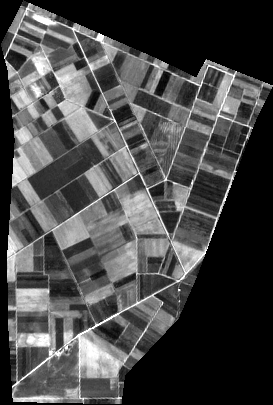
#> input picture crops.png, 273 x 405 px
$ jupyter execute --allow-errors 'Image processing with OpenCV in Python.ipynb'   (older library calls are emulated)
#> lines starting #> are read from the running program, lines starting #| are printed output that depends on the picture
## Chapter 1: Software and packages

[cell 1]
import numpy as np
import cv2
from matplotlib import pyplot as plt
from copy import deepcopy

## Chapter 2: Basic operations on images

[cell 2]
#2.1 Importing, drawing and displaying

[cell 3]
img=cv2.imread("im0.png",1)

#> (a cell that did not finish here is left out)

#> (a cell that did not finish here is left out)

[cell 6]
def wind(image):
    cv2.namedWindow("image",cv2.WINDOW_NORMAL)
    cv2.imshow("image", image)
    cv2.waitKey(0)
    cv2.destroyAllWindows()

[cell 7]
wind(img)

[cell 8]
imgCol=cv2.imread("im0.png",1)

[cell 9]
wind(imgCol)

[cell 10]
imgCol1=deepcopy(imgCol)
circle=cv2.circle(imgCol1,(780,1280),350,(125,50,39),20)
wind(circle)

[cell 11]
imgN1=cv2.imread("double1.png",1)

#> (a cell that did not finish here is left out)

[cell 13]
imgN=deepcopy(imgN1)
def click2circle(event,x,y,flags,param):
    if event==cv2.EVENT_LBUTTONDBLCLK:
        cv2.circle(imgN,(x,y),50,(255,0,0),4)

cv2.namedWindow("differences",cv2.WINDOW_NORMAL)
cv2.setMouseCallback("differences", click2circle)

while True:
    cv2.imshow("differences",imgN)
    a=cv2.waitKey(1)
#> (key Esc is pressed here)
#    print("2 seconds")
    if a==27:
        break
cv2.destroyAllWindows()

[cell 14]
#2.2. Splitting channels, map algebra

[cell 15]
wind(imgCol)

#> (a cell that did not finish here is left out)

[cell 17]
a=1

#> (a cell that did not finish here is left out)

#> (a cell that did not finish here is left out)

#> (a cell that did not finish here is left out)

[cell 21]
#2.3. Resizing, cropping and exporting

#> (a cell that did not finish here is left out)

#> (a cell that did not finish here is left out)

#> (a cell that did not finish here is left out)

#> (a cell that did not finish here is left out)

#> (a cell that did not finish here is left out)

## Chapter 3: Geometric operations on images

[cell 27]
#3.1 Image gradients

[cell 28]
crops=cv2.imread("crops.png",0)
#> crops is the input picture: shape (405, 273); min 0, max 255, mean 71.7

[cell 29]
wind(crops)

[cell 30]
sobelx=cv2.Sobel(crops,cv2.CV_8U,1,0,ksize=3)
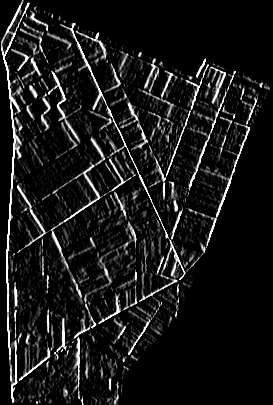
#> sobelx: shape (405, 273); min 0, max 255, mean 24.1

[cell 31]
wind(sobelx)

[cell 32]
laplacian=cv2.Laplacian(crops,cv2.CV_8U)
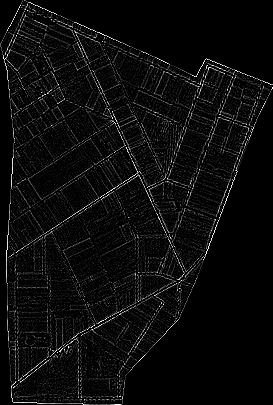
#> laplacian: shape (405, 273); min 0, max 255, mean 11.7
wind(laplacian)
